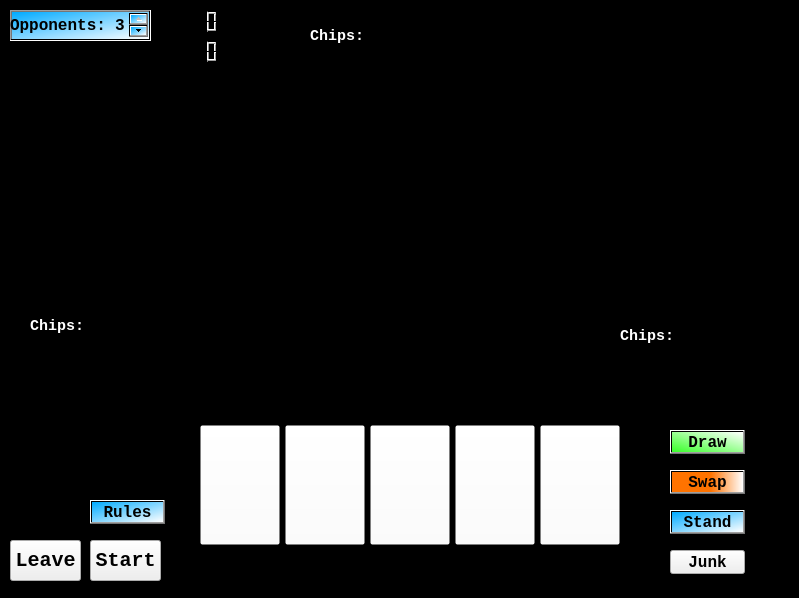
<?xml version="1.0" encoding="UTF-8"?>
<ui version="4.0">
 <class>Form</class>
 <widget class="QWidget" name="Form">
  <property name="geometry">
   <rect>
    <x>0</x>
    <y>0</y>
    <width>799</width>
    <height>598</height>
   </rect>
  </property>
  <property name="windowTitle">
   <string>Form</string>
  </property>
  <widget class="QGraphicsView" name="graphicsView">
   <property name="geometry">
    <rect>
     <x>0</x>
     <y>0</y>
     <width>801</width>
     <height>601</height>
    </rect>
   </property>
   <property name="autoFillBackground">
    <bool>false</bool>
   </property>
   <property name="styleSheet">
    <string notr="true">background-color: rgb(0, 0, 0);</string>
   </property>
  </widget>
  <widget class="QPushButton" name="leaveButton">
   <property name="geometry">
    <rect>
     <x>10</x>
     <y>540</y>
     <width>71</width>
     <height>41</height>
    </rect>
   </property>
   <property name="font">
    <font>
     <family>Courier New</family>
     <pointsize>15</pointsize>
     <bold>true</bold>
    </font>
   </property>
   <property name="styleSheet">
    <string notr="true">QPushButton {
	background-color: qlineargradient(
		x1:0, y1:0, x2:0, y2:1,
		stop:0 #ff0000,
		stop:1 #7d0000
    );
	color: black;
}
QPushButton:hover {
	background-color: qlineargradient(
		x1:0, y1:0, x2:0, y2:1,
		stop:0 #ff0000,
		stop:1 #7d0000
    );
	color: white;
}</string>
   </property>
   <property name="text">
    <string>Leave</string>
   </property>
  </widget>
  <widget class="QPushButton" name="StartButton">
   <property name="geometry">
    <rect>
     <x>90</x>
     <y>540</y>
     <width>71</width>
     <height>41</height>
    </rect>
   </property>
   <property name="font">
    <font>
     <family>Courier New</family>
     <pointsize>15</pointsize>
     <bold>true</bold>
    </font>
   </property>
   <property name="styleSheet">
    <string notr="true">QPushButton {
	background-color: qlineargradient(
		x1:0, y1:0, x2:0, y2:1,
		stop:0 #64ff00,
		stop:1 #7d9d00
    );
	color: black;
}
QPushButton:hover {
	background-color: qlineargradient(
		x1:0, y1:0, x2:0, y2:1,
		stop:0 #64ff00,
		stop:1 #7d9d00
    );
	color: white;
}</string>
   </property>
   <property name="text">
    <string>Start</string>
   </property>
  </widget>
  <widget class="QLCDNumber" name="dice1">
   <property name="geometry">
    <rect>
     <x>160</x>
     <y>10</y>
     <width>64</width>
     <height>23</height>
    </rect>
   </property>
   <property name="styleSheet">
    <string notr="true">background-color: rgba(0,0,0, 0);</string>
   </property>
  </widget>
  <widget class="QLCDNumber" name="dice2">
   <property name="geometry">
    <rect>
     <x>160</x>
     <y>40</y>
     <width>64</width>
     <height>23</height>
    </rect>
   </property>
   <property name="styleSheet">
    <string notr="true">background-color: rgba(0,0,0, 0);</string>
   </property>
  </widget>
  <widget class="QPushButton" name="rules">
   <property name="geometry">
    <rect>
     <x>90</x>
     <y>500</y>
     <width>75</width>
     <height>24</height>
    </rect>
   </property>
   <property name="font">
    <font>
     <family>Courier New</family>
     <pointsize>12</pointsize>
     <bold>true</bold>
    </font>
   </property>
   <property name="styleSheet">
    <string notr="true">background-color: qlineargradient(spread:reflect, x1:0, y1:0, x2:1, y2:1, stop:0 rgba(0, 170, 255, 255), stop:1 rgba(255, 255, 255, 255));</string>
   </property>
   <property name="text">
    <string>Rules</string>
   </property>
  </widget>
  <widget class="QPushButton" name="drawButton">
   <property name="geometry">
    <rect>
     <x>670</x>
     <y>430</y>
     <width>75</width>
     <height>24</height>
    </rect>
   </property>
   <property name="font">
    <font>
     <family>Courier New</family>
     <pointsize>12</pointsize>
     <bold>true</bold>
    </font>
   </property>
   <property name="styleSheet">
    <string notr="true">background-color: qlineargradient(spread:pad, x1:0, y1:1, x2:1, y2:0, stop:0 rgba(57, 255, 42, 255), stop:1 rgba(255, 255, 255, 255));</string>
   </property>
   <property name="text">
    <string>Draw</string>
   </property>
  </widget>
  <widget class="QPushButton" name="swapButton">
   <property name="geometry">
    <rect>
     <x>670</x>
     <y>470</y>
     <width>75</width>
     <height>24</height>
    </rect>
   </property>
   <property name="font">
    <font>
     <family>Courier New</family>
     <pointsize>12</pointsize>
     <bold>true</bold>
    </font>
   </property>
   <property name="styleSheet">
    <string notr="true">background-color: qlineargradient(spread:pad, x1:0.545455, y1:1, x2:1, y2:1, stop:0 rgba(255, 115, 0, 255), stop:1 rgba(255, 255, 255, 255));</string>
   </property>
   <property name="text">
    <string>Swap</string>
   </property>
  </widget>
  <widget class="QPushButton" name="standButton">
   <property name="geometry">
    <rect>
     <x>670</x>
     <y>510</y>
     <width>75</width>
     <height>24</height>
    </rect>
   </property>
   <property name="font">
    <font>
     <family>Courier New</family>
     <pointsize>12</pointsize>
     <bold>true</bold>
    </font>
   </property>
   <property name="styleSheet">
    <string notr="true">background-color: qlineargradient(spread:reflect, x1:0, y1:0, x2:1, y2:1, stop:0 rgba(0, 170, 255, 255), stop:1 rgba(255, 255, 255, 255));</string>
   </property>
   <property name="text">
    <string>Stand</string>
   </property>
  </widget>
  <widget class="QPushButton" name="junkButton">
   <property name="geometry">
    <rect>
     <x>670</x>
     <y>550</y>
     <width>75</width>
     <height>24</height>
    </rect>
   </property>
   <property name="font">
    <font>
     <family>Courier New</family>
     <pointsize>12</pointsize>
     <bold>true</bold>
    </font>
   </property>
   <property name="styleSheet">
    <string notr="true">background-color: qlineargradient(
		x1:0, y1:0, x2:0, y2:1,
		stop:0 #ff0000,
		stop:1 #7d0000
    );</string>
   </property>
   <property name="text">
    <string>Junk</string>
   </property>
  </widget>
  <widget class="QLabel" name="deckback">
   <property name="geometry">
    <rect>
     <x>280</x>
     <y>205</y>
     <width>80</width>
     <height>120</height>
    </rect>
   </property>
   <property name="text">
    <string/>
   </property>
   <property name="pixmap">
    <pixmap>../assets/sabaac_cards/sabacc_deck_back.png</pixmap>
   </property>
   <property name="scaledContents">
    <bool>true</bool>
   </property>
  </widget>
  <widget class="QSpinBox" name="oppcount">
   <property name="geometry">
    <rect>
     <x>10</x>
     <y>10</y>
     <width>141</width>
     <height>31</height>
    </rect>
   </property>
   <property name="font">
    <font>
     <family>Courier New</family>
     <pointsize>12</pointsize>
     <bold>true</bold>
    </font>
   </property>
   <property name="styleSheet">
    <string notr="true">background-color: qlineargradient(spread:reflect, x1:0, y1:0, x2:1, y2:1, stop:0 rgba(0, 170, 255, 255), stop:1 rgba(255, 255, 255, 255));</string>
   </property>
   <property name="alignment">
    <set>Qt::AlignRight|Qt::AlignTrailing|Qt::AlignVCenter</set>
   </property>
   <property name="minimum">
    <number>1</number>
   </property>
   <property name="maximum">
    <number>3</number>
   </property>
   <property name="value">
    <number>3</number>
   </property>
  </widget>
  <widget class="QLabel" name="opplabel">
   <property name="geometry">
    <rect>
     <x>10</x>
     <y>10</y>
     <width>101</width>
     <height>31</height>
    </rect>
   </property>
   <property name="font">
    <font>
     <family>Courier New</family>
     <pointsize>12</pointsize>
     <bold>true</bold>
    </font>
   </property>
   <property name="autoFillBackground">
    <bool>false</bool>
   </property>
   <property name="styleSheet">
    <string notr="true">background-color: qlineargradient(spread:reflect, x1:0, y1:0, x2:1, y2:1, stop:0 rgba(0, 170, 255, 0), stop:1 rgba(255, 255, 255, 0));
color: black;</string>
   </property>
   <property name="text">
    <string>Opponents:</string>
   </property>
  </widget>
  <widget class="QLabel" name="chewie">
   <property name="geometry">
    <rect>
     <x>30</x>
     <y>230</y>
     <width>121</width>
     <height>81</height>
    </rect>
   </property>
   <property name="text">
    <string/>
   </property>
   <property name="pixmap">
    <pixmap>../assets/sabacc_ops/chewbacca.jpg</pixmap>
   </property>
   <property name="scaledContents">
    <bool>true</bool>
   </property>
  </widget>
  <widget class="QLabel" name="han">
   <property name="geometry">
    <rect>
     <x>620</x>
     <y>220</y>
     <width>111</width>
     <height>101</height>
    </rect>
   </property>
   <property name="autoFillBackground">
    <bool>false</bool>
   </property>
   <property name="text">
    <string/>
   </property>
   <property name="pixmap">
    <pixmap>../assets/sabacc_ops/han.png</pixmap>
   </property>
   <property name="scaledContents">
    <bool>true</bool>
   </property>
  </widget>
  <widget class="QLabel" name="lando">
   <property name="geometry">
    <rect>
     <x>310</x>
     <y>50</y>
     <width>101</width>
     <height>91</height>
    </rect>
   </property>
   <property name="text">
    <string/>
   </property>
   <property name="pixmap">
    <pixmap>../assets/sabacc_ops/lando.png</pixmap>
   </property>
   <property name="scaledContents">
    <bool>true</bool>
   </property>
  </widget>
  <widget class="QLabel" name="discard_spot">
   <property name="geometry">
    <rect>
     <x>290</x>
     <y>205</y>
     <width>101</width>
     <height>121</height>
    </rect>
   </property>
   <property name="styleSheet">
    <string notr="true">background-color: rgba(0, 0, 0,0);
color:  rgba(0, 0, 0,0);</string>
   </property>
   <property name="text">
    <string>TextLabel</string>
   </property>
  </widget>
  <widget class="QLabel" name="Chewbaccachips">
   <property name="geometry">
    <rect>
     <x>30</x>
     <y>310</y>
     <width>121</width>
     <height>31</height>
    </rect>
   </property>
   <property name="font">
    <font>
     <family>Courier New</family>
     <pointsize>11</pointsize>
     <bold>true</bold>
    </font>
   </property>
   <property name="styleSheet">
    <string notr="true">color: rgb(255, 255, 255);
background-color: rgba(0, 0, 0,0);</string>
   </property>
   <property name="text">
    <string>Chips:</string>
   </property>
  </widget>
  <widget class="QLabel" name="Landochips">
   <property name="geometry">
    <rect>
     <x>310</x>
     <y>20</y>
     <width>121</width>
     <height>31</height>
    </rect>
   </property>
   <property name="font">
    <font>
     <family>Courier New</family>
     <pointsize>11</pointsize>
     <bold>true</bold>
    </font>
   </property>
   <property name="styleSheet">
    <string notr="true">color: rgb(255, 255, 255);
background-color: rgba(0, 0, 0,0);</string>
   </property>
   <property name="text">
    <string>Chips:</string>
   </property>
  </widget>
  <widget class="QLabel" name="Hanchips">
   <property name="geometry">
    <rect>
     <x>620</x>
     <y>320</y>
     <width>121</width>
     <height>31</height>
    </rect>
   </property>
   <property name="font">
    <font>
     <family>Courier New</family>
     <pointsize>11</pointsize>
     <bold>true</bold>
    </font>
   </property>
   <property name="styleSheet">
    <string notr="true">color: rgb(255, 255, 255);
background-color: rgba(0, 0, 0,0);</string>
   </property>
   <property name="text">
    <string>Chips:</string>
   </property>
  </widget>
  <widget class="QPushButton" name="card1">
   <property name="geometry">
    <rect>
     <x>200</x>
     <y>425</y>
     <width>80</width>
     <height>120</height>
    </rect>
   </property>
   <property name="styleSheet">
    <string notr="true">QPushButton {
	background-color: rgba(255, 255, 255, 0);
}
QPushButton:hover{
	background-color: rgba(255, 255, 255, 60);
}</string>
   </property>
   <property name="text">
    <string/>
   </property>
  </widget>
  <widget class="QPushButton" name="card2">
   <property name="geometry">
    <rect>
     <x>285</x>
     <y>425</y>
     <width>80</width>
     <height>120</height>
    </rect>
   </property>
   <property name="styleSheet">
    <string notr="true">QPushButton {
	background-color: rgba(255, 255, 255, 0);
}
QPushButton:hover{
	background-color: rgba(255, 255, 255, 60);
}</string>
   </property>
   <property name="text">
    <string/>
   </property>
  </widget>
  <widget class="QPushButton" name="card3">
   <property name="geometry">
    <rect>
     <x>370</x>
     <y>425</y>
     <width>80</width>
     <height>120</height>
    </rect>
   </property>
   <property name="styleSheet">
    <string notr="true">QPushButton {
	background-color: rgba(255, 255, 255, 0);
}
QPushButton:hover{
	background-color: rgba(255, 255, 255, 60);
}</string>
   </property>
   <property name="text">
    <string/>
   </property>
  </widget>
  <widget class="QPushButton" name="card4">
   <property name="geometry">
    <rect>
     <x>455</x>
     <y>425</y>
     <width>80</width>
     <height>120</height>
    </rect>
   </property>
   <property name="styleSheet">
    <string notr="true">QPushButton {
	background-color: rgba(255, 255, 255, 0);
}
QPushButton:hover{
	background-color: rgba(255, 255, 255, 60);
}</string>
   </property>
   <property name="text">
    <string/>
   </property>
  </widget>
  <widget class="QPushButton" name="card5">
   <property name="geometry">
    <rect>
     <x>540</x>
     <y>425</y>
     <width>80</width>
     <height>120</height>
    </rect>
   </property>
   <property name="styleSheet">
    <string notr="true">QPushButton {
	background-color: rgba(255, 255, 255, 0);
}
QPushButton:hover{
	background-color: rgba(255, 255, 255, 60);
}</string>
   </property>
   <property name="text">
    <string/>
   </property>
  </widget>
 </widget>
 <resources/>
 <connections/>
</ui>
